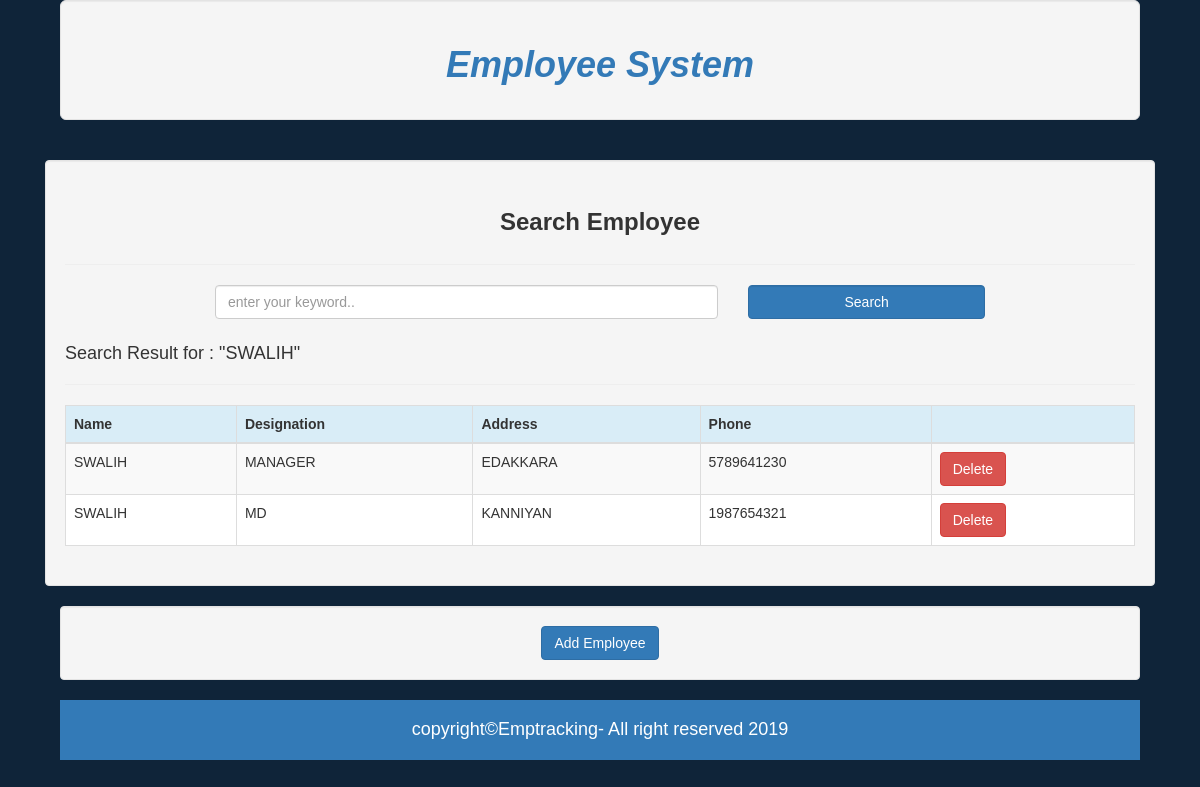
Screenshot of /index.php?s=SWALIH with the database file from the repository.
### tables this page shows
CREATE TABLE IF NOT EXISTS `employee` (
  `id` int(11) NOT NULL AUTO_INCREMENT,
  `empname` varchar(50) NOT NULL,
  `designation` varchar(50) NOT NULL,
  `address` varchar(200) NOT NULL,
  `phone` varchar(20) NOT NULL,
  PRIMARY KEY (`id`)
);

### index.php (the view, shortened to what this page needs)
<?php include_once 'header.php' ?>
    <main>
        <?php
            if ($message) {
                echo "<div class=\"bg-success padding text-center\">Employee deleted successfully</div>";
            }else{
                echo "<div class=\"bg-error padding text-center\">{$message}</div>";
            }
        ?>
        <div class="well row" id="employee-content" >
            <h3 class="text-center well-sm"><strong>Search Employee</strong></h3>
            <hr>
            <form id="employee-search" >
                <div class="col-lg-8 col-sm-6 form-group">
                    <input type="search" name="s" id="" class="form-control" placeholder="enter your keyword..">
                </div>
                <div class="col-lg-4 col-sm-6 form-group">
                    <input type="submit" value="Search" class="form-control btn-primary">
                </div>
            </form>
            <?php
            if(isset($_GET['s'])){
                echo "<h4>Search Result for : \"{$_GET['s']}\"</h4>";
            }
            ?>
            <hr>
            <div id="employee-table">
            <table class="table table-bordered white table-striped" >
                <thead>
                <tr class="info">
                    <th>Name</th>
                    <th>Designation</th>
                    <th>Address</th>
                    <th>Phone</th>
                    <th></th>
                </tr>
                </thead>
                <tbody>
                <?php
                if(isset($_GET['s'])){
                    $search_query = $_GET['s'];
                    $search_query = htmlspecialchars($search_query);
                    $search_query = mysqli_real_escape_string($conn,$search_query);
                    $sql1 = "SELECT * FROM employee WHERE (empname LIKE '%{$search_query}%') OR (designation LIKE '%{$search_query}%') OR (phone LIKE '%{$search_query}%')";
                    $result = $conn->query($sql1);
                    if ($result->num_rows > 0) {
                        while($row = $result->fetch_assoc()) {
                            $emp_id = $row["id"];
                            $employee_name = $row["empname"];
                            $designation = $row["designation"];
                            $address = $row["address"];
                            $phone = $row["phone"];
                            echo "<tr>
                                <td>{$employee_name}</td>
                                <td>{$designation}</td>
                                <td>{$address}</td>
                                <td>{$phone}</td>
                                <td><a href=\"?action=delete&id={$emp_id}\" class=\"btn btn-danger\">Delete</a></td>
                                </tr>";
                        }
                    } else {
                        echo "No Items Found";
                    }
                    }
                ?>
                </tbody>
            </table>
            </div>
        </div>
        <div class="well text-center">
            <a href="add-employee.php" class="btn btn-primary">Add Employee</a>
        </div>
    </main>
    <footer class=' text-center d-inline p-2 bg-primary text-white '>
        <h4>copyright&copy;Emptracking- All right reserved 2019</h4>
    </footer>
  </body>
</html>

### style/style.css (style rules this page uses)
body { max-width:1080px; margin: auto; background-color:#f0f0f0; font-family:helvetica; background:url('http://clevertechie.com/img/bnet-bg.jpg') #0f2439 no-repeat center top; }
#employee-search { max-width:800px; margin: auto; }
#employee-table { overflow-x: scroll!important; max-height:600px; overflow-y: scroll!important; }
footer { width: 100%; padding: 10px; color: #ffffff; }
.padding { padding: 10px; }
.white { background-color: #ffffff!important;color:#333; }

### rows the page displays
employee: empname "SWALIH", designation "MANAGER", address "EDAKKARA", phone "5789641230"
employee: empname "SWALIH", designation "MD", address "KANNIYAN", phone "1987654321"

### other values shown
$_GET['s'] "SWALIH"
